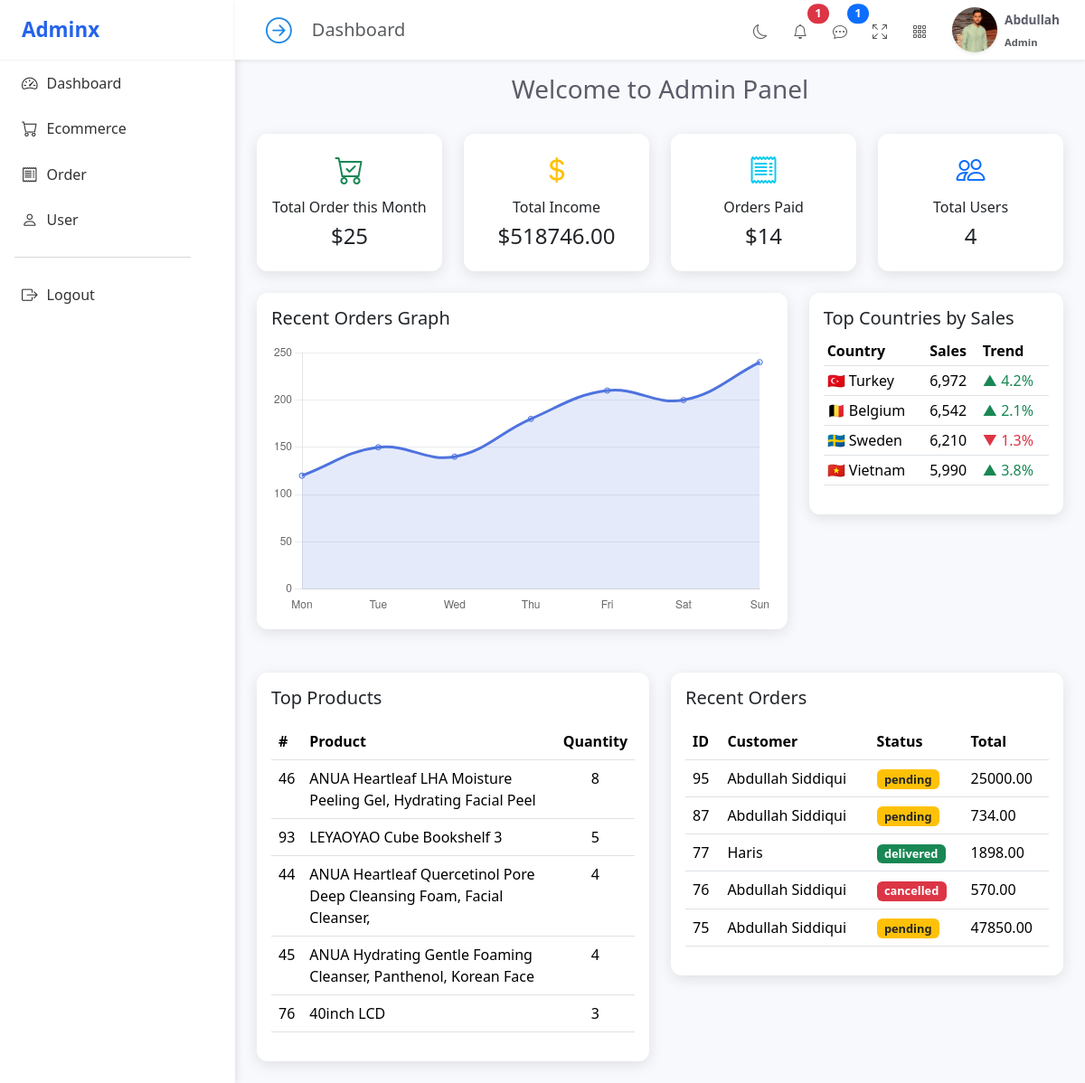
Before: /Server/Admin-Panel/Dashbboard.php (signed in) with the older database file.
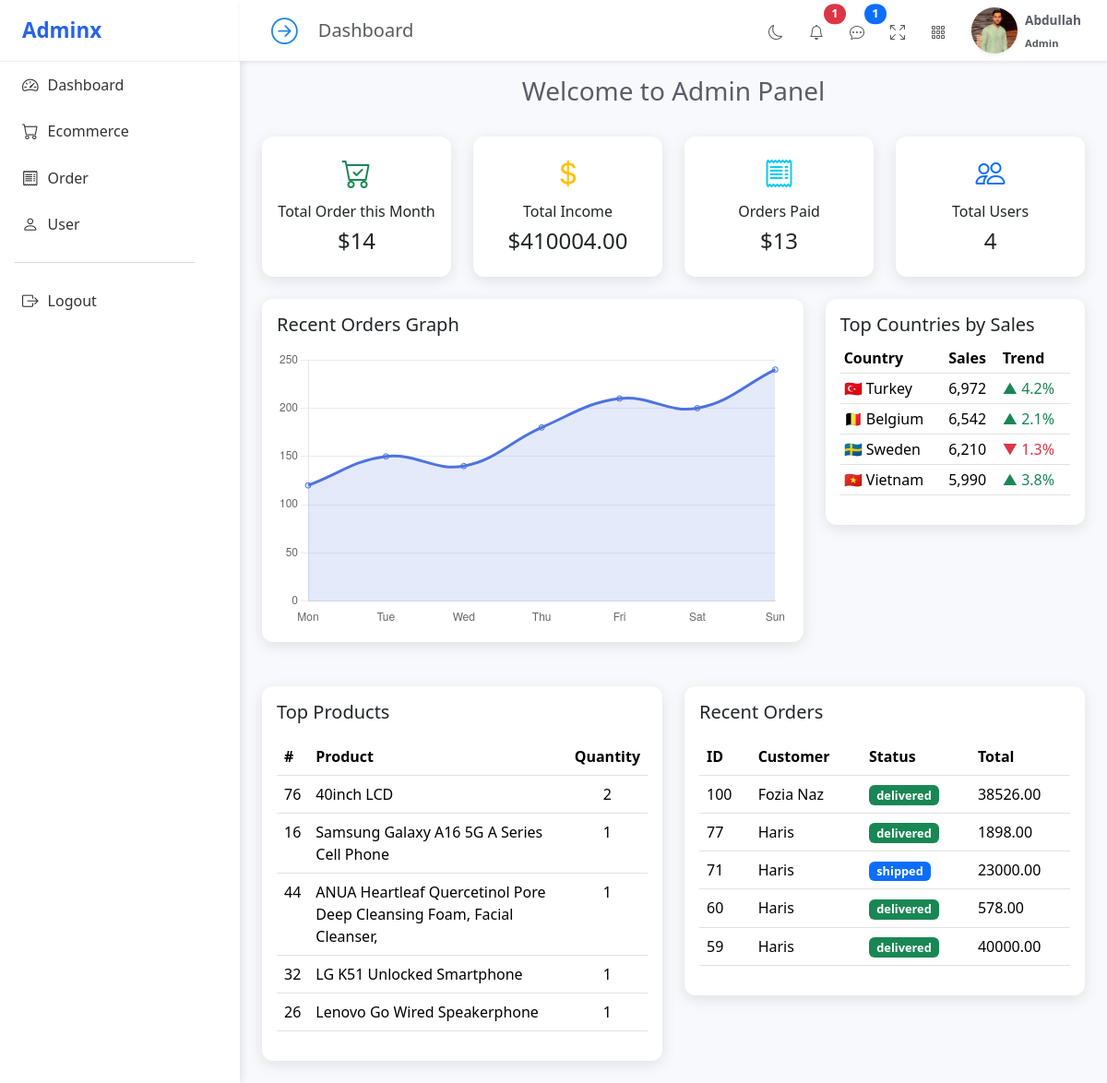
After: the same page with the newer database file.
### tables this page shows
CREATE TABLE `products` (
  `id` int(11) NOT NULL,
  `name` varchar(200) NOT NULL,
  `description` text DEFAULT NULL,
  `price` decimal(10,2) DEFAULT NULL,
  `subcategory_id` int(11) DEFAULT NULL,
  `created_at` datetime DEFAULT current_timestamp(),
  `brand_id` int(11) DEFAULT NULL,
  `category_id` int(11) DEFAULT NULL,
  `quantity` int(11) NOT NULL DEFAULT 0
);

CREATE TABLE `orders` (
  `id` int(11) NOT NULL,
  `user_id` int(11) DEFAULT NULL,
  `address_id` int(11) DEFAULT NULL,
  `total` decimal(10,2) DEFAULT NULL,
  `status` enum('pending','shipped','delivered','cancelled') DEFAULT 'pending',
  `created_at` timestamp NOT NULL DEFAULT current_timestamp(),
  `payment_method` enum('Cash','Card','UPI','Wallet') NOT NULL
);

CREATE TABLE `users` (
  `id` int(11) NOT NULL,
  `name` varchar(100) NOT NULL,
  `email` varchar(100) NOT NULL,
  `password` varchar(255) NOT NULL,
  `phone` varchar(20) DEFAULT NULL,
  `role` enum('user','admin') DEFAULT 'user',
  `status` enum('active','inactive') DEFAULT 'active',
  `created_at` datetime DEFAULT current_timestamp(),
  `updated_at` datetime DEFAULT current_timestamp() ON UPDATE current_timestamp(),
  `user_profile` varchar(255) NOT NULL DEFAULT '',
  `gender` enum('male','female') DEFAULT 'male',
  `email_token` varchar(255) DEFAULT NULL,
  `token_expiry` datetime DEFAULT NULL
);

### Server/Admin-Panel/Dashbboard.php (the view, shortened to what the changed rows need)
 <?php
    include("./Sidebar.php");
    ?>
 <link href="https://cdn.jsdelivr.net/npm/bootstrap@5.3.3/dist/css/bootstrap.min.css" rel="stylesheet">
 <link href="https://cdn.jsdelivr.net/npm/bootstrap-icons@1.11.3/font/bootstrap-icons.css" rel="stylesheet">
 </head>
 <body>
     <div class="container-fluid p-4">
         <div class="row g-4">
             <?php
                $sql = "SELECT
    COUNT(orders.id) AS order_count,
    SUM(orders.total) AS total_sales,
    COUNT(CASE WHEN orders.status = 'delivered' THEN 1 END) AS paid_orders
FROM
    orders
    INNER JOIN order_items ON orders.id = order_items.order_id
WHERE
    orders.created_at >= DATE_FORMAT(CURDATE(), '%Y-%m-01');
";
                $result = $conn->query($sql);
                if ($row = $result->fetch_assoc()) {
                ?>
                 <div class="col-md-3">
                     <div class="card p-3 text-center">
                         <div class="kpi-icon mb-2 text-success"><i class="bi bi-cart-check"></i></div>
                         <h6>Total Order this Month</h6>
                         <h4>$<?= $row['order_count'] ?></h4>
                     </div>
                 </div>
                 <div class="col-md-3">
                     <div class="card p-3 text-center">
                         <div class="kpi-icon mb-2 text-warning"><i class="bi bi-currency-dollar"></i></div>
                         <h6>Total Income</h6>
                         <h4>$<?= $row['total_sales'] ?></h4>
                     </div>
                 </div>
                 <div class="col-md-3">
                     <div class="card p-3 text-center">
                         <div class="kpi-icon mb-2 text-info"><i class="bi bi-receipt"></i></div>
                         <h6>Orders Paid</h6>
                         <h4>$<?= $row['paid_orders'] ?></h4>
                     </div>
                 </div>
             <?php } ?>
             <div class="col-lg-4">
                 <div class="card p-3 mb-4">
                     <div class="table-responsive">
                         <table class="table table-sm">
                             <thead>
                                 <tr>
                                     <th>Country</th>
                                     <th>Sales</th>
                                     <th>Trend</th>
                                 </tr>
                             </thead>
                         </table>
                     </div>
                 </div>
             </div>
             <div class="col-md-6">
                 <div class="card p-3">
                     <?php
                        $sql_tp = "SELECT
    products.id AS product_id,
    products.name AS product_name,
    SUM(order_items.quantity) AS total_quantity_sold
FROM
    order_items
INNER JOIN
    orders
ON
    orders.id = order_items.order_id
INNER JOIN
    products
ON
    products.id = order_items.product_id
WHERE
    MONTH(orders.created_at) = MONTH(CURRENT_DATE())
AND
    YEAR(orders.created_at) = YEAR(CURRENT_DATE())
GROUP BY
    products.id,
    products.name
ORDER BY
    total_quantity_sold DESC
LIMIT 5;
";
                        $result_tp = $conn->query($sql_tp)
                        ?>
                     <div>
                         <table class="table">
                             <thead>
                                 <tr>
                                     <th>#</th>
                                     <th>Product</th>
                                     <th>Quantity</th>
                                 </tr>
                             </thead>
                             <tbody>
                                 <?php
                                    while ($row_tp = $result_tp->fetch_assoc()) {
                                    ?>
                                     <tr>
                                         <td><?= $row_tp['product_id'] ?></td>
                                         <td><?= $row_tp['product_name'] ?></td>
                                         <td class="text-center"><?= $row_tp['total_quantity_sold'] ?></td>
                                     </tr>
                                 <?php   } ?>
                             </tbody>
                         </table>
                     </div>
                 </div>
             </div>
             <div class="col-md-6">
                 <div class="card p-3">
                     <?php
                        $sql_ro = "
SELECT
    orders.id,
    users.name ,
    orders.status,
    orders.total,
    orders.created_at as order_date
FROM
    orders
    INNER JOIN users
    on users.id = orders.user_id
ORDER BY
     order_date DESC
LIMIT 5
";
                        $result_ro = $conn->query($sql_ro)
                        ?>
                     <div class="table-responsive">
                         <table class="table">
                             <thead>
                                 <tr>
                                     <th>ID</th>
                                     <th>Customer</th>
                                     <th>Status</th>
                                     <th>Total</th>
                                 </tr>
                             </thead>
                             <tbody>
                                 <?php
                                    while ($row_ro = $result_ro->fetch_assoc()) {
                                        $badgeClass = '';
                                        if ($row_ro['status'] === "pending") {
                                            $badgeClass = 'bg-warning text-dark';
                                        } elseif ($row_ro['status'] === "shipped") {
                                            $badgeClass = 'bg-primary';
                                        } elseif ($row_ro['status'] === "delivered") {
                                            $badgeClass = 'bg-success';
                                        } elseif ($row_ro['status'] === "cancelled") {
                                            $badgeClass = 'bg-danger';
                                        }
                                    ?>
                                     <tr>
                                         <td><?= $row_ro['id'] ?></td>
                                         <td><?= $row_ro['name'] ?></td>
                                         <td><span class="badge <?= $badgeClass ?>"><?= $row_ro['status'] ?></span></td>
                                         <td><?= $row_ro['total'] ?></td>
                                     </tr>
                                 <?php   } ?>
                             </tbody>
                         </table>
                     </div>
                 </div>
             </div>
         </div>
     </div>
     <script>
         const ctx = document.getElementById('ordersChart').getContext('2d');
         new Chart(ctx, {
             type: 'line',
             data: {
                 labels: ['Mon', 'Tue', 'Wed', 'Thu', 'Fri', 'Sat', 'Sun'],
                 datasets: [{
                     label: 'Orders',
                     data: [120, 150, 140, 180, 210, 200, 240],
                     borderColor: '#4e73df',
                     backgroundColor: 'rgba(78, 115, 223, 0.15)',
                     tension: 0.4,
                     fill: true
                 }]
             },
             options: {
                 responsive: true,
                 maintainAspectRatio: false,
                 plugins: {
                     legend: {
                         display: false
                     }
                 },
                 scales: {
                     x: {
                         grid: {
                             display: false
                         }
                     },
                     y: {
                         beginAtZero: true,
                         grid: {
                             color: '#e9ecef'
                         }
                     }
                 }
             }
         });
     </script>
 </body>
 </html>

Changed rows visible on the page:
removed products: id "46", name "ANUA Heartleaf LHA Moisture Peeling Gel, Hydrating Facial Peel", total_quantity_sold "8"
no longer on this page (row edited): products: id "93", name "LEYAOYAO Cube Bookshelf 3", total_quantity_sold "5"
removed products: id "45", name "ANUA Hydrating Gentle Foaming Cleanser, Panthenol, Korean Face", total_quantity_sold "4"
removed orders: id "95", user.name "Abdullah Siddiqui", status "pending", total "25000.00"
removed orders: id "87", user.name "Abdullah Siddiqui", status "pending", total "734.00"
removed orders: id "76", user.name "Abdullah Siddiqui", status "cancelled", total "570.00"
removed orders: id "75", user.name "Abdullah Siddiqui", status "pending", total "47850.00"
shown differently, row unchanged: products "40inch LCD": total_quantity_sold "3" → "2"; moves up the list
now on this page (row unchanged): products: id "16", name "Samsung Galaxy A16 5G A Series Cell Phone", total_quantity_sold "1"
changed products "ANUA Heartleaf Quercetinol Pore Deep Cleansing Foam, Facial Cleanser,": total_quantity_sold "4" → "1"
now on this page (row edited): products: id "32", name "LG K51 Unlocked Smartphone", total_quantity_sold "1"
now on this page (row edited): products: id "26", name "Lenovo Go Wired Speakerphone", total_quantity_sold "1"
added orders: id "100", user.name "Fozia Naz", status "delivered", total "38526.00"
now on this page (row unchanged): orders: id "71", user.name "Haris", status "shipped", total "23000.00"
now on this page (row unchanged): orders: id "60", user.name "Haris", status "delivered", total "578.00"
now on this page (row unchanged): orders: id "59", user.name "Haris", status "delivered", total "40000.00"
Other visible differences:
$row['order_count']: "25" → "14"
$row['total_sales']: "518746.00" → "410004.00"
$row['paid_orders']: "14" → "13"
